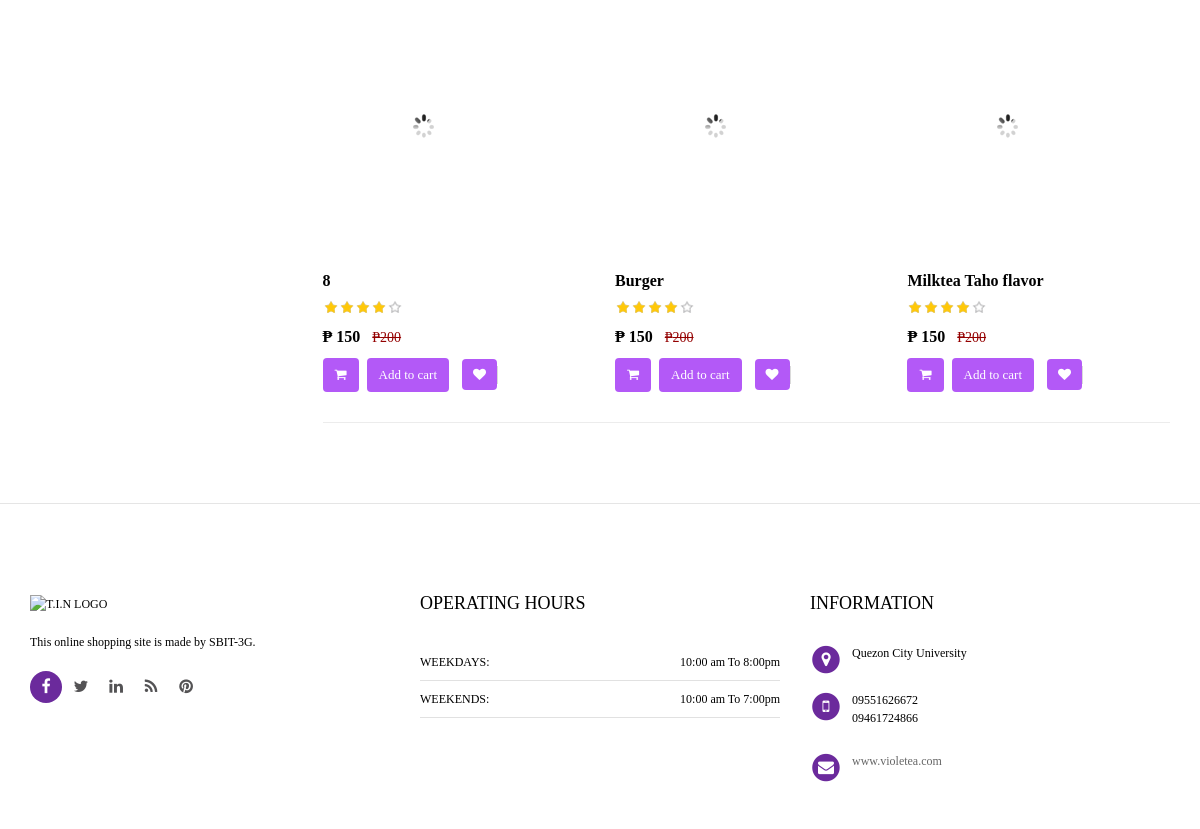
The page /search-result.php (lower part) on the database as committed earlier.
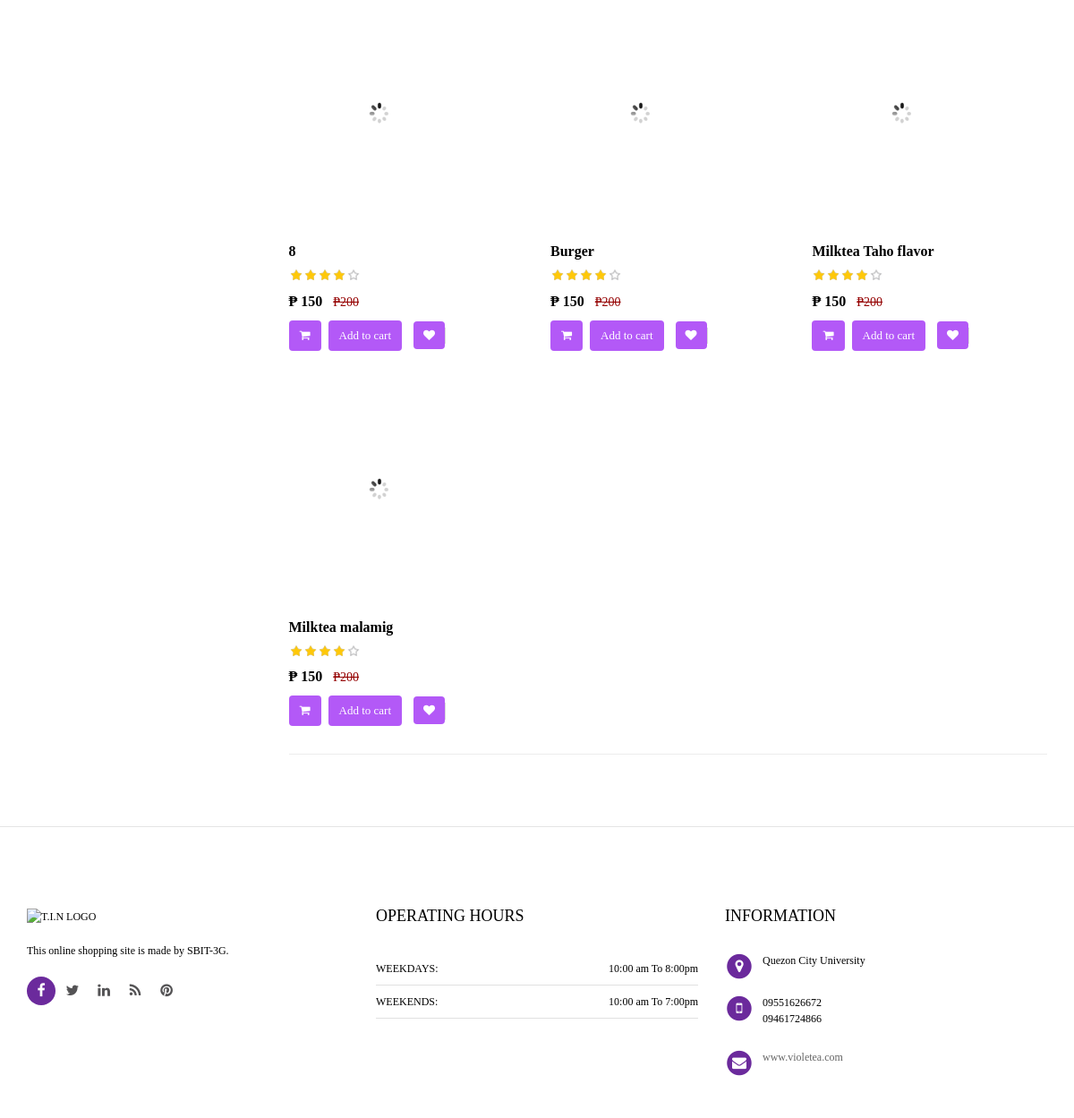
The same page on the database as committed later.
### tables this page shows
CREATE TABLE `products` (
  `id` int(11) NOT NULL,
  `category` int(11) NOT NULL,
  `subCategory` int(11) DEFAULT NULL,
  `productName` varchar(255) DEFAULT NULL,
  `productCompany` varchar(255) DEFAULT NULL,
  `productPrice` int(11) DEFAULT NULL,
  `productPriceBeforeDiscount` int(11) DEFAULT NULL,
  `productDescription` longtext DEFAULT NULL,
  `productImage1` varchar(255) DEFAULT NULL,
  `productImage2` varchar(255) DEFAULT NULL,
  `productImage3` varchar(255) DEFAULT NULL,
  `shippingCharge` int(11) DEFAULT NULL,
  `productAvailability` varchar(255) DEFAULT NULL,
  `postingDate` timestamp NULL DEFAULT current_timestamp(),
  `updationDate` varchar(255) DEFAULT NULL
);

### search-result.php (the view, shortened to what this page needs)
<?php
include('includes/config.php');
$find="%{$_POST['product']}%";
?>
<!DOCTYPE html>
<html lang="en">
	<head>
	    <link rel="stylesheet" href="assets/css/bootstrap.min.css">
	    <link rel="stylesheet" href="assets/css/main.css">
	    <link rel="stylesheet" href="assets/css/green.css">
	    <link rel="stylesheet" href="assets/css/owl.carousel.css">
		<link rel="stylesheet" href="assets/css/owl.transitions.css">
		<link href="assets/css/lightbox.css" rel="stylesheet">
		<link rel="stylesheet" href="assets/css/animate.min.css">
		<link rel="stylesheet" href="assets/css/rateit.css">
		<link rel="stylesheet" href="assets/css/bootstrap-select.min.css">
		<link rel="stylesheet" href="assets/css/config.css">
		<link href="assets/css/green.css" rel="alternate stylesheet" title="Green color">
		<link href="assets/css/blue.css" rel="alternate stylesheet" title="Blue color">
		<link href="assets/css/red.css" rel="alternate stylesheet" title="Red color">
		<link href="assets/css/orange.css" rel="alternate stylesheet" title="Orange color">
		<link href="assets/css/dark-green.css" rel="alternate stylesheet" title="Darkgreen color">
		<link rel="stylesheet" href="assets/css/font-awesome.min.css">
	</head>
    <body class="cnt-home">
<div class="body-content outer-top-xs">
	<div class='container'>
		<div class='row outer-bottom-sm'>
			<div class='col-md-9'>
				<div class="search-result-container">
					<div id="myTabContent" class="tab-content">
						<div class="tab-pane active " id="grid-container">
							<div class="category-product  inner-top-vs">
								<div class="row">
			<?php
$ret=mysqli_query($con,"select * from products where productName like '$find'");
$num=mysqli_num_rows($ret);
if($num>0)
{
while ($row=mysqli_fetch_array($ret))
{?>
		<div class="col-sm-6 col-md-4 wow fadeInUp">
			<div class="products">
	<div class="product">
		<div class="product-image">
			<div class="image">
				<a href="product-details.php?pid=<?php echo htmlentities($row['id']);?>"><img  src="assets/images/blank.gif" data-echo="admin/productimages/<?php echo htmlentities($row['id']);?>/<?php echo htmlentities($row['productImage1']);?>" alt="" width="200" height="250"></a>
			</div>
		</div>
		<div class="product-info text-left">
			<h3 class="name"><a href="product-details.php?pid=<?php echo htmlentities($row['id']);?>"><?php echo htmlentities($row['productName']);?></a></h3>
			<div class="rating rateit-small"></div>
			<div class="product-price">
				<span class="price">
				₱ <?php echo htmlentities($row['productPrice']);?>			</span>
										     <span class="price-before-discount">₱<?php echo htmlentities($row['productPriceBeforeDiscount']);?></span>
			</div>
		</div>
					<div class="cart clearfix animate-effect">
				<div class="action">
					<ul class="list-unstyled">
						<li class="add-cart-button btn-group">
					<?php if($row['productAvailability']=='In Stock'){?>
										<button class="btn btn-primary icon" data-toggle="dropdown" type="button">
								<i class="fa fa-shopping-cart"></i>
							</button>
							<a href="category.php?page=product&action=add&id=<?php echo $row['id']; ?>">
							<button class="btn btn-primary" type="button">Add to cart</button></a>
								<?php } else {?>
							<div class="action" style="color:red">Out of Stock</div>
					<?php } ?>
						</li>
		                <li class="lnk wishlist">
							<a class="add-to-cart" href="category.php?pid=<?php echo htmlentities($row['id'])?>&&action=wishlist" title="Wishlist">
								 <i class="icon fa fa-heart"></i>
							</a>
						</li>
					</ul>
				</div>
			</div>
			</div>
			</div>
		</div>
	  <?php } } else {?>
		<div class="col-sm-6 col-md-4 wow fadeInUp"> <h3>No Product Found</h3>
		</div>
<?php } ?>
										</div>
							</div>
						</div>
				</div>
			</div>
		</div></div>
</div>
</div>
<?php include('includes/footer.php');?>
</body>
</html>

Rows that differ between the two databases and show on the page:
added products: productName "Milktea malamig", productPrice "150", productPriceBeforeDiscount "200"
